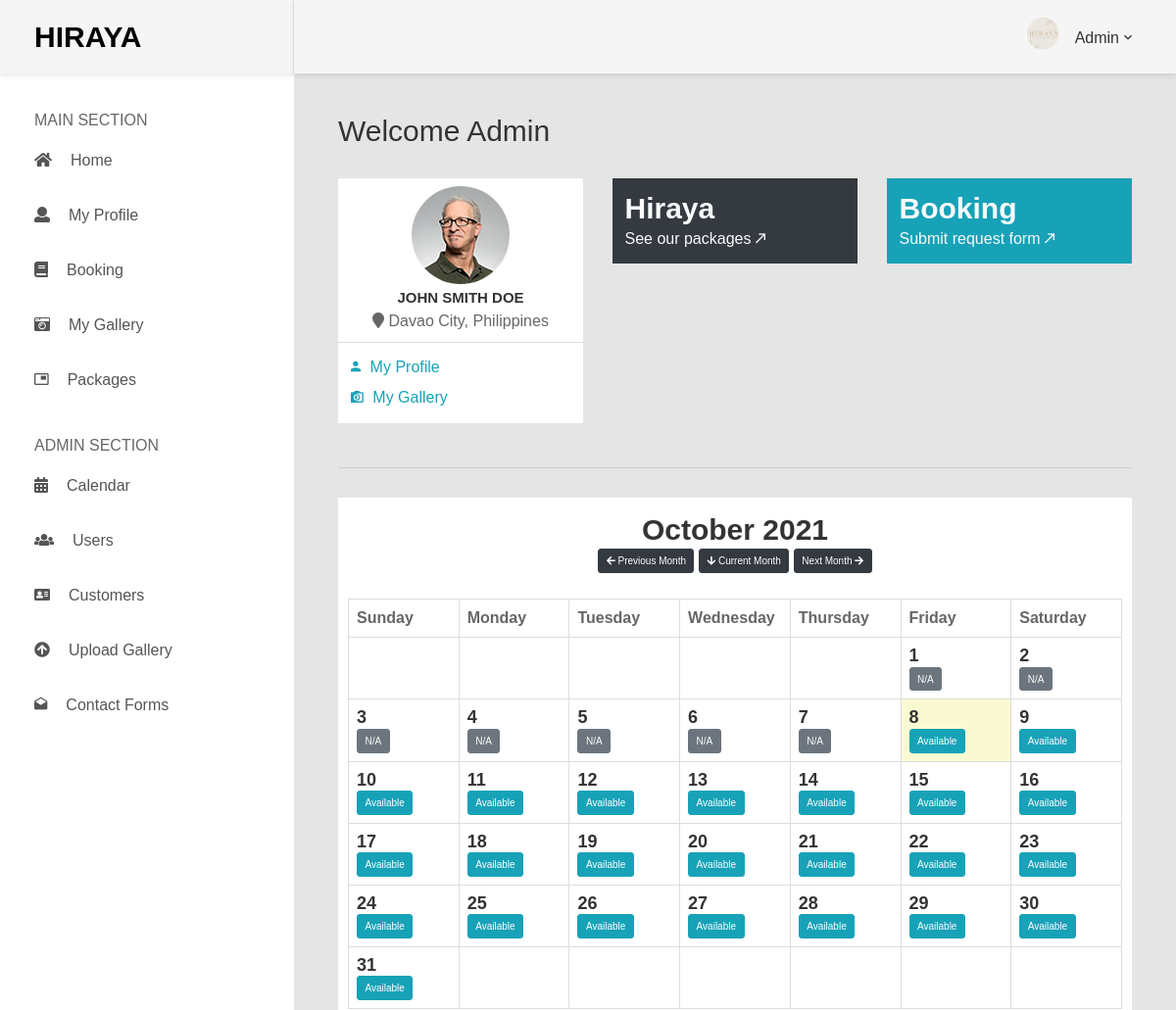
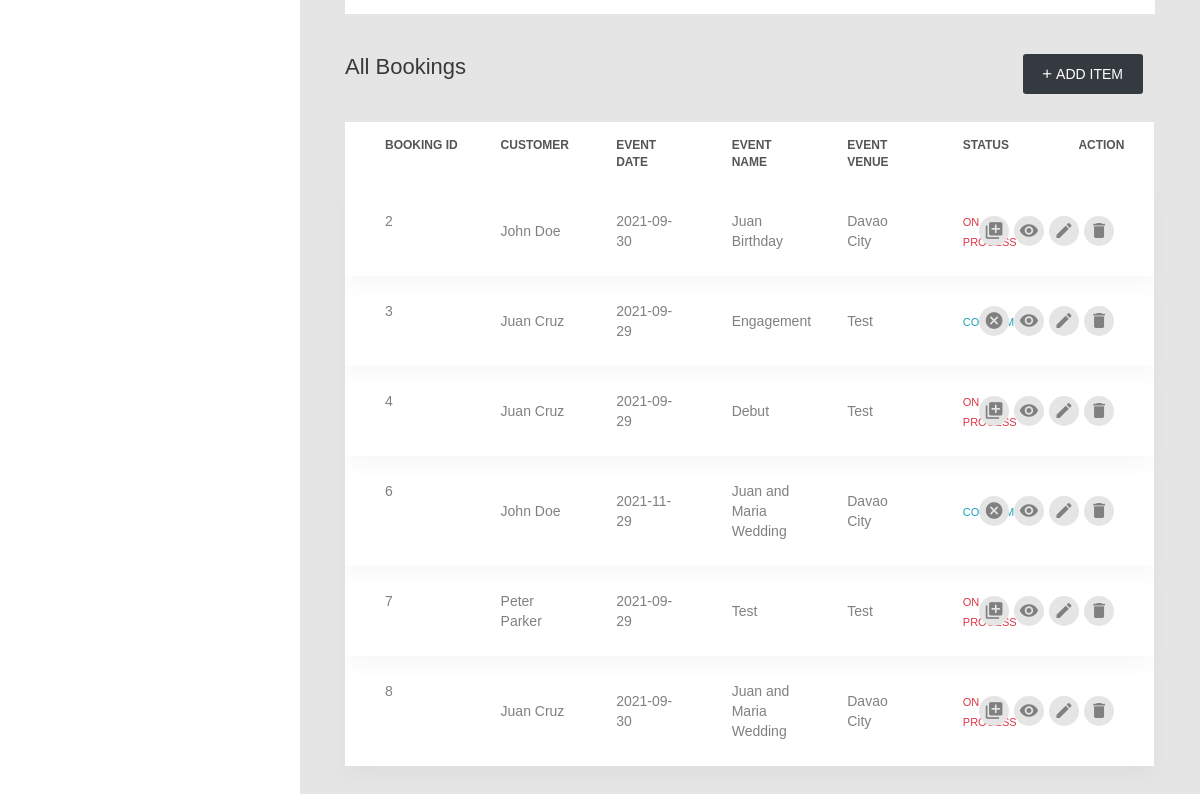
/dashboard.php (signed in), run on the app's committed database (2 pictures, top to bottom).
### tables this page shows
CREATE TABLE `customers` (
  `customer_id` int(11) NOT NULL,
  `user_id` int(11) NOT NULL,
  `firstName` varchar(100) NOT NULL,
  `middleName` varchar(100) NOT NULL,
  `lastName` varchar(100) NOT NULL,
  `address` varchar(225) NOT NULL,
  `mobileNum` varchar(50) NOT NULL,
  `date_created` timestamp NOT NULL DEFAULT current_timestamp(),
  `date_updated` timestamp NOT NULL DEFAULT current_timestamp() ON UPDATE current_timestamp()
);

CREATE TABLE `bookings` (
  `booking_id` int(11) NOT NULL,
  `customer_id` int(11) NOT NULL,
  `gallery_id` int(11) DEFAULT NULL,
  `eventName` varchar(225) NOT NULL,
  `eventCategory` varchar(100) NOT NULL,
  `eventPackage` varchar(100) NOT NULL,
  `eventDate` date NOT NULL,
  `eventTime` varchar(50) NOT NULL,
  `eventVenue` varchar(225) NOT NULL,
  `eventNotes` varchar(225) DEFAULT NULL,
  `status` tinyint(1) NOT NULL DEFAULT 0,
  `date_created` timestamp NOT NULL DEFAULT current_timestamp(),
  `date_updated` timestamp NOT NULL DEFAULT current_timestamp() ON UPDATE current_timestamp()
);

### _bookingadmin.php (the view, shortened to what this page needs)
<?php
    require('server.php');
    $query = "SELECT DISTINCT bookings.booking_id, bookings.customer_id, bookings.eventName, bookings.eventTime, bookings.eventDate, bookings.eventPackage, bookings.eventVenue, bookings.eventTime, bookings.status, customers.customer_id, customers.firstName, customers.lastName, customers.mobileNum
    FROM bookings JOIN customers ON bookings.customer_id = customers.customer_id";
    $result = mysqli_query($connection, $query);
?>
<!DOCTYPE html>
<html lang="en">
<head>
    <link href="css/font-face.css" rel="stylesheet" media="all">
    <link href="dashboardassets/vendor/" rel="stylesheet" media="all">
    <link href="dashboardassets/vendor/font-awesome-5/css/fontawesome-all.min.css" rel="stylesheet" media="all">
    <link href="dashboardassets/vendor/mdi-font/css/material-design-iconic-font.min.css" rel="stylesheet" media="all">
    <link href="dashboardassets/vendor/bootstrap-4.1/bootstrap.min.css" rel="stylesheet" media="all">
    <link href="dashboardassets/vendor/animsition/animsition.min.css" rel="stylesheet" media="all">
    <link href="dashboardassets/vendor/bootstrap-progressbar/bootstrap-progressbar-3.3.4.min.css" rel="stylesheet" media="all">
    <link href="dashboardassets/vendor/wow/animate.css" rel="stylesheet" media="all">
    <link href="dashboardassets/vendor/css-hamburgers/hamburgers.min.css" rel="stylesheet" media="all">
    <link href="dashboardassets/vendor/slick/slick.css" rel="stylesheet" media="all">
    <link href="dashboardassets/vendor/select2/select2.min.css" rel="stylesheet" media="all">
    <link href="dashboardassets/vendor/perfect-scrollbar/perfect-scrollbar.css" rel="stylesheet" media="all">
    <link href="dashboardassets/css/theme.css" rel="stylesheet" media="all">
</head>
<body>
    <div class="row">
        <div class="col-lg-12">
            <div class="table-data__tool">
                <div class="table-data__tool-left">
                    <div class="rs-select2--light rs-select2--md">
                        <h3 class="title-5 m-b-10">All Bookings</h3>
                    </div>
                </div>
                <div class="table-data__tool-right">
                    <button class="au-btn au-btn-icon au-btn--green au-btn--small bg-dark">
                        <a href="./booking.php" class="text-white"><i class="zmdi zmdi-plus"></i>add item</a></button>
                </div>
            </div>
            <div class="table-responsive table-responsive-data2">
                <table class="bg-white table table-data2">
                    <thead class="">
                        <tr>
                            <th>booking id</th>
                            <th>customer</th>
                            <th>event date</th>
                            <th>event name</th>
                            <th>event venue</th>
                            <th>Status</th>
                            <th>Action</th>
                        </tr>
                    </thead>
                    <tbody>
                    <?php while($row = mysqli_fetch_array($result)) { ?>
                        <tr class="tr-shadow">
                            <td><?php echo $row['booking_id']; ?></td>
                            <td><?php echo $row['firstName'].' '.$row['lastName']; ?></span></td>
                            <td><?php echo $row['eventDate']; ?></td>
                            <td><?php echo $row['eventName']; ?></td>
                            <td><?php echo $row['eventVenue']; ?></td>
                            <td>
                                <span style="font-size:11px;" class="<?php echo $row['status'] == '1' ? 'text-info text-uppercase' : 'text-danger text-uppercase' ?>"><?php echo $row['status'] == 1 ? 'confirmed': 'on process' ?></span>
                            </td>
                            <td>
                                <div class="table-data-feature">
                                <?php if ($row['status'] == 0) { ?>
                                <form action="_bookingadmin.php" method="POST">
                                    <button name="confirm" type="submit" class="btn item text-info" data-toggle="tooltip" data-placement="top" title="Confirm" onclick="return confirm('Are you sure you want to confirm booking?')">
                                        <i class="zmdi zmdi-collection-plus"></i>
                                    </button>
                                </form>
                                <?php } else { ?>
                                <form action="_bookingadmin.php" method="POST">
                                    <button name="unconfirm" type="submit" class="btn item text-danger" data-toggle="tooltip" data-placement="top" title="Unconfirm" onclick="return confirm('Are you sure you want to unconfirm booking?')">
                                        <i class="zmdi zmdi-close-circle"></i>
                                    </button>
                                </form>
                                <?php } ?>
                                <form action="booking-view.php" method="GET">
                                    <button name="view" type="submit" class="btn item text-secondary" data-toggle="tooltip" data-placement="top" title="View">
                                        <i class="zmdi zmdi-eye"></i>
                                    </button>
                                </form>
                                <form action="booking-edit.php" method="POST">
                                    <button name="edit" type="submit" class="btn item text-secondary" data-toggle="tooltip" data-placement="top" title="Edit">
                                        <i class="zmdi zmdi-edit"></i>
                                    </button>
                                </form>
                                <form action="_bookingadmin.php" method="POST">
                                    <button name="delete" type="submit" class="btn item text-secondary" data-toggle="tooltip" data-placement="top" title="Delete" onclick="return confirm('Are you sure you want to delete this?')">
                                        <i class="zmdi zmdi-delete"></i>
                                    </button>
                                </form>
                                </div>
                            </td>
                        </tr>
                        <?php } ?>
                    </tbody>
                </table>
            </div>
        </div>
    </div>
</body>
</html>

### dashboard.php (shortened to what this page needs)
<?php
require('server.php');
    $user_id = $_SESSION['user_id'];
    $query = "SELECT * FROM customers where user_id='$user_id'";
    $sql = mysqli_query($connection, $query);
    $row = mysqli_fetch_assoc($sql);
?>
<!DOCTYPE html>
<html lang="en">
<head>
    <link href="css/font-face.css" rel="stylesheet" media="all">
    <link href="dashboardassets/vendor/" rel="stylesheet" media="all">
    <link href="dashboardassets/vendor/font-awesome-5/css/fontawesome-all.min.css" rel="stylesheet" media="all">
    <link href="dashboardassets/vendor/mdi-font/css/material-design-iconic-font.min.css" rel="stylesheet" media="all">
    <link href="dashboardassets/vendor/bootstrap-4.1/bootstrap.min.css" rel="stylesheet" media="all">
    <link href="dashboardassets/vendor/animsition/animsition.min.css" rel="stylesheet" media="all">
    <link href="dashboardassets/vendor/bootstrap-progressbar/bootstrap-progressbar-3.3.4.min.css" rel="stylesheet" media="all">
    <link href="dashboardassets/vendor/wow/animate.css" rel="stylesheet" media="all">
    <link href="dashboardassets/vendor/css-hamburgers/hamburgers.min.css" rel="stylesheet" media="all">
    <link href="dashboardassets/vendor/slick/slick.css" rel="stylesheet" media="all">
    <link href="dashboardassets/vendor/select2/select2.min.css" rel="stylesheet" media="all">
    <link href="dashboardassets/vendor/perfect-scrollbar/perfect-scrollbar.css" rel="stylesheet" media="all">
    <link href="dashboardassets/css/theme.css" rel="stylesheet" media="all">
</head>
<body>
<div class="page-wrapper">
    <?php include '_sidebar.php'; ?>
    <div class="page-container">
    <?php include '_headerDesktop.php'; ?>
    <div class="main-content">
        <div class="section__content section__content--p30">
            <div class="container-fluid">
                <h2 class="title-1 m-b-25"><?php echo $welcome; ?></h2>
                <div class="row">
                        <?php if( $row['user_id'] == $_SESSION['user_id']) { ?>
                        <div class="my-2 col-md-4">
                            <div class="card-header user-header alt bg-white">
                                <div class="text-center">
                                    <div>
                                        <img class="rounded-circle mx-auto d-block" src="dashboardassets/images/icon/avatar-01.jpg" alt="Card image cap">
                                        <h5 class="text-uppercase text-center mt-2 mb-1"><?php echo $row['firstName']." ".$row['middleName']." ".$row['lastName']; ?></h5>
                                        <div class="text-xs">
                                            <i class="fa fa-map-marker"></i> <?php echo $row['address']; ?></div>
                                    </div>
                                </div>
                            </div>
                            <div class="card-body bg-white">
                                <div class="media-body">
                                    <a href="profile.php">
                                        <p class="card-title text-info mb-2"> <span class="mr-2"><i class="zmdi zmdi-account"></i></span> My Profile</p>
                                    </a>
                                    <br>
                                    <a href="gallery.php"><span class="card-title text-info"><span class="mr-2"><i class="zmdi zmdi-camera-bw"></i></span> My Gallery</span></a>
                                </div>
                            </div>
                        </div>
                        <?php } ?>
                        <div class="my-2 col-md-4">
                            <div class="card-body bg-dark">
                                <div class="media-body">
                                    <h2 class="text-light display-6">Hiraya</h2>
                                    <a href="packages.php" class="text-light">
                                        <p class="">See our packages  <i class="zmdi zmdi-arrow-right-top"></i></p>
                                    </a>
                                </div>
                            </div>
                        </div>
                        <div class="my-2 col-md-4">
                            <div class="card-body bg-info">
                                <div class="media-body">
                                    <h2 class="text-light display-6">Booking</h2>
                                    <a href="booking.php" class="text-light">
                                        <p class="">Submit request form <i class="zmdi zmdi-arrow-right-top"></i></p>
                                    </a>
                                </div>
                            </div>
                        </div>
                    </div>
                <hr>
                <?php if($isAdmin){
                    include '_calendar.php';
                } ?>
                <?php
                if($isAdmin) {
                    include '_bookingadmin.php';
                } else {
                    include '_bookinguser.php';
                }
                ?>
                    </div>
                </div>
            </div>
        </div>
    </div>
</body>
</html>

### _calendar.php (style rules this page uses)
@media (min-width:641px) { table { table-layout: fixed; } }
.row { margin-top: 20px; }

### data on the page
customers: firstName "JOHN", middleName "SMITH", lastName "DOE", address "Davao City, Philippines"
bookings: booking_id "2", customer.firstName "John", customer.lastName "Doe", eventDate "2021-09-30", eventName "Juan Birthday", eventVenue "Davao City", status "ON…"
bookings: booking_id "3", customer.firstName "Juan", customer.lastName "Cruz", eventDate "2021-09-29", eventName "Engagement", eventVenue "Test", status "CONFIRMED"
bookings: booking_id "4", customer.firstName "Juan", customer.lastName "Cruz", eventDate "2021-09-29", eventName "Debut", eventVenue "Test", status "ON…"
bookings: booking_id "6", customer.firstName "John", customer.lastName "Doe", eventDate "2021-11-29", eventName "Juan and Maria Wedding", eventVenue "Davao City", status "CONFIRMED"
bookings: booking_id "7", customer.firstName "Peter", customer.lastName "Parker", eventDate "2021-09-29", eventName "Test", eventVenue "Test", status "ON…"
bookings: booking_id "8", customer.firstName "Juan", customer.lastName "Cruz", eventDate "2021-09-30", eventName "Juan and Maria Wedding", eventVenue "Davao City", status "ON…"

### other printed values
$_SESSION['accessRole'] "Admin"
$welcome "Welcome Admin"
$monthName "October"
$year "2021"
$day "Sunday"
$day "Monday"
$day "Tuesday"
$day "Wednesday"
$day "Thursday"
$day "Friday"
$day "Saturday"
